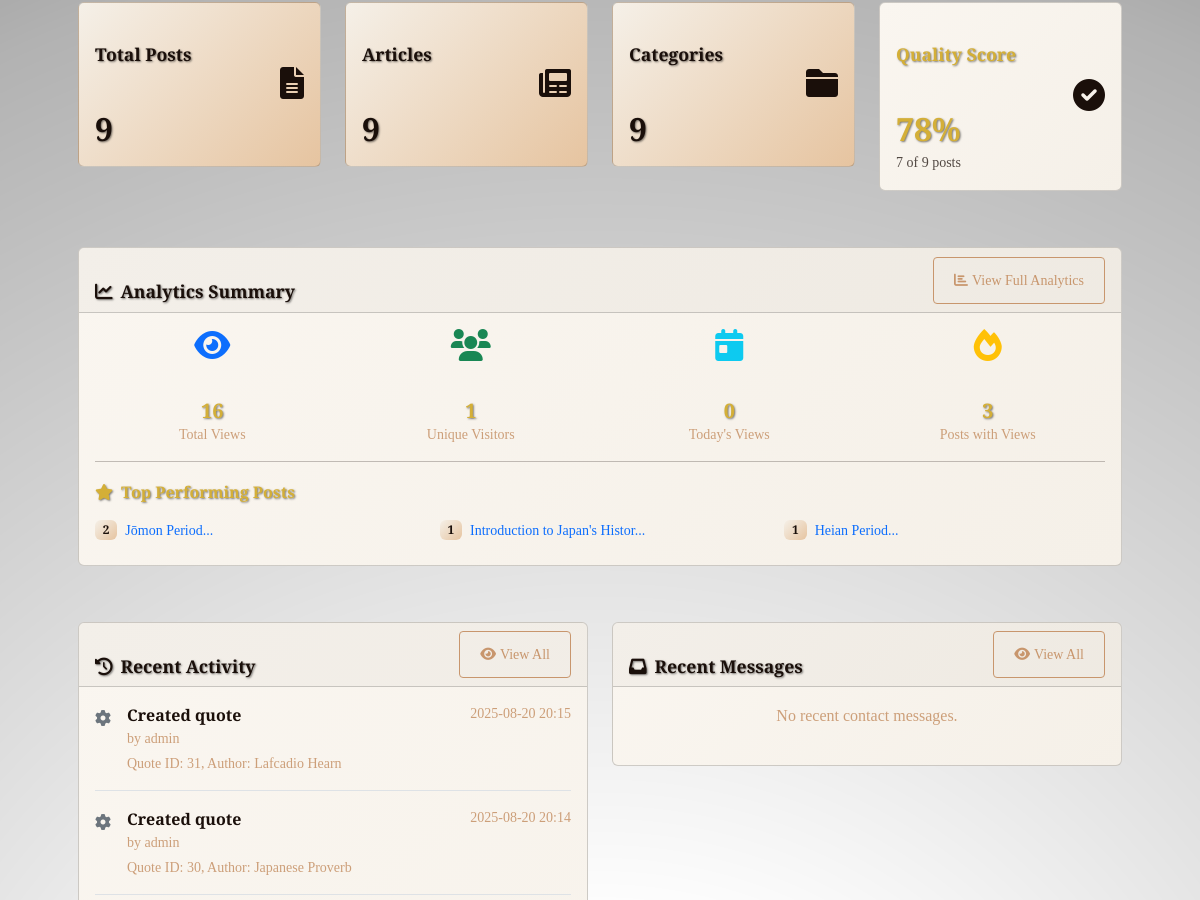
The page /admin (signed in, middle part) on the database as committed earlier.
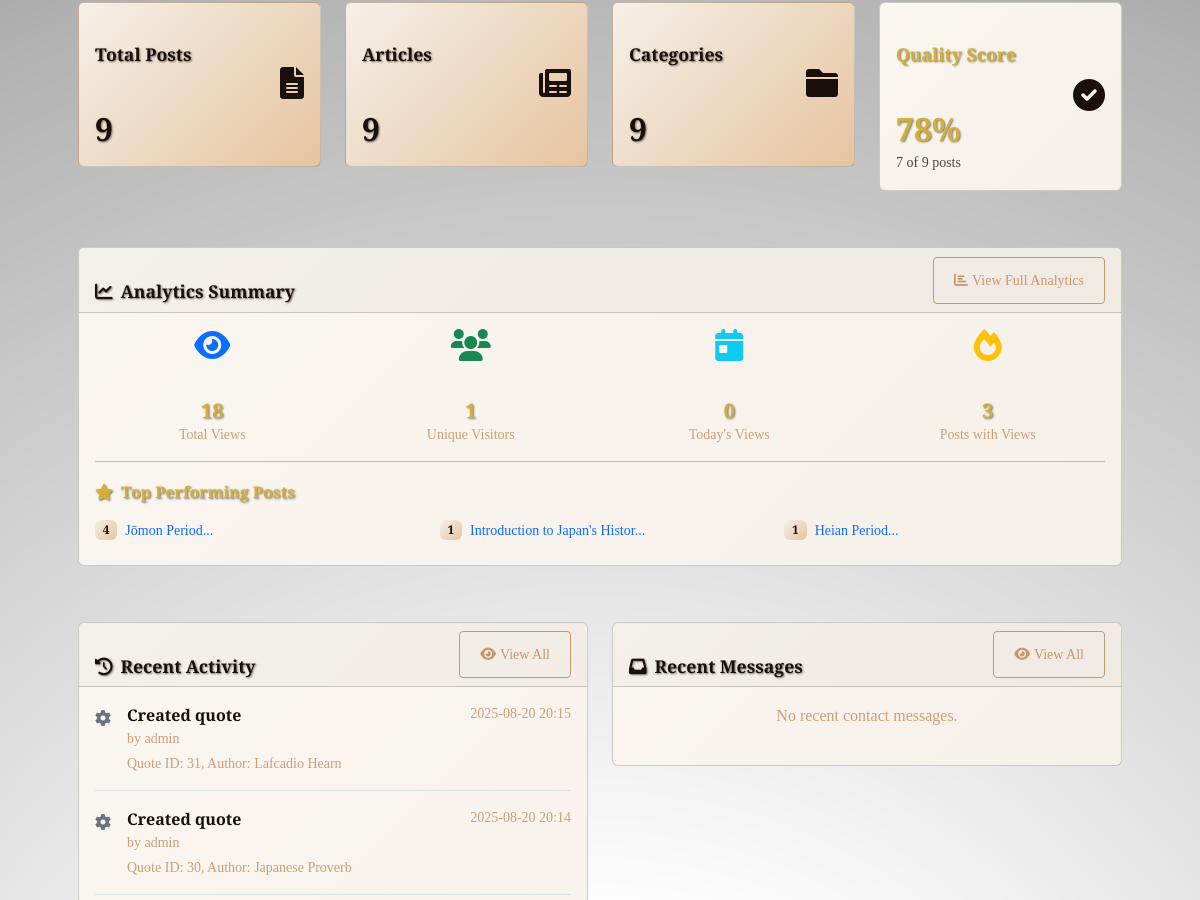
The same page on the database as committed later.
### tables this page shows
CREATE TABLE post_analytics (
                id INTEGER PRIMARY KEY AUTOINCREMENT,
                post_id INTEGER NOT NULL,
                views_count INTEGER DEFAULT 0,
                unique_views INTEGER DEFAULT 0,
                last_viewed TIMESTAMP,
                created_at TIMESTAMP DEFAULT CURRENT_TIMESTAMP,
                updated_at TIMESTAMP DEFAULT CURRENT_TIMESTAMP,
                FOREIGN KEY (post_id) REFERENCES posts (id) ON DELETE CASCADE,
                UNIQUE(post_id)
            );

CREATE TABLE posts (
            id INTEGER PRIMARY KEY AUTOINCREMENT,
            title TEXT NOT NULL,
            content TEXT NOT NULL,
            excerpt TEXT,
            image_filename TEXT,
            post_type TEXT NOT NULL DEFAULT 'article',
            created_at TIMESTAMP DEFAULT CURRENT_TIMESTAMP,
            updated_at TIMESTAMP DEFAULT CURRENT_TIMESTAMP
        , featured BOOLEAN DEFAULT 0, slug TEXT, image_position_x TEXT DEFAULT "center", image_position_y TEXT DEFAULT "center", category_id INTEGER REFERENCES categories(id) ON DELETE SET NULL, status TEXT DEFAULT "published", publish_date TIMESTAMP, template_id INTEGER, meta_description TEXT, meta_keywords TEXT, canonical_url TEXT);

CREATE TABLE activity_log (
                    id INTEGER PRIMARY KEY AUTOINCREMENT,
                    admin_username TEXT NOT NULL,
                    action TEXT NOT NULL,
                    details TEXT,
                    ip_address TEXT,
                    timestamp TIMESTAMP DEFAULT CURRENT_TIMESTAMP
                );

### routes/admin.py (the view)
@admin.route('/admin')
@admin_required
def admin_dashboard():
    posts = PostModel.get_articles_paginated(page=1, per_page=20)  # Get recent posts with category info
    stats = AdminModel.get_post_statistics()
    categories = CategoryModel.get_all_categories()
    recent_activities = ActivityLogModel.get_recent_activities(limit=10)
    recent_contact_messages = ContactModel.get_recent_messages(limit=5)
    all_posts = PostModel.get_articles_paginated(page=1, per_page=1000)  # Get all posts for quality analysis
    quality_stats = {
        'no_image': 0,
        'short_description': 0,
        'short_content': 0,
        'good': 0,
        'total': len(all_posts)
    }
    for post in all_posts:
        has_warnings = False
        if not post['image_filename']:
            quality_stats['no_image'] += 1
            has_warnings = True
        if not post['excerpt'] or len(post['excerpt']) < 50:
            quality_stats['short_description'] += 1
            has_warnings = True
        import re
        clean_content = re.sub('<[^<]+?>', '', post['content'] or '')
        if len(clean_content) < 200:
            quality_stats['short_content'] += 1
            has_warnings = True
        if not has_warnings:
            quality_stats['good'] += 1
    analytics_summary = AnalyticsModel.get_analytics_summary()
    popular_posts = AnalyticsModel.get_popular_posts(limit=5)
    return render_template('admin/dashboard.html',
                         posts=posts,
                         stats=stats,
                         categories=categories,
                         recent_activities=recent_activities,
                         recent_contact_messages=recent_contact_messages,
                         quality_stats=quality_stats,
                         analytics_summary=analytics_summary,
                         popular_posts=popular_posts)

### templates/admin/dashboard.html (shortened to what this page needs)
{% extends "base.html" %}
{% block content %}
<div class="row mb-4">
    <div class="col-md-3">
        <div class="card bg-primary text-white">
            <div class="card-body">
                <div class="d-flex align-items-center">
                    <div class="flex-grow-1">
                        <h5 class="card-title">Total Posts</h5>
                        <h2 class="mb-0">{{ stats.total_posts }}</h2>
                    </div>
                    <div class="flex-shrink-0">
                        <i class="fas fa-file-alt fa-2x"></i>
                    </div>
                </div>
            </div>
        </div>
    </div>
    <div class="col-md-3">
        <div class="card bg-info text-white">
            <div class="card-body">
                <div class="d-flex align-items-center">
                    <div class="flex-grow-1">
                        <h5 class="card-title">Articles</h5>
                        <h2 class="mb-0">{{ stats.total_articles }}</h2>
                    </div>
                    <div class="flex-shrink-0">
                        <i class="fas fa-newspaper fa-2x"></i>
                    </div>
                </div>
            </div>
        </div>
    </div>
    <div class="col-md-3">
        <div class="card bg-success text-white">
            <div class="card-body">
                <div class="d-flex align-items-center">
                    <div class="flex-grow-1">
                        <h5 class="card-title">Categories</h5>
                        <h2 class="mb-0">{{ categories|length }}</h2>
                    </div>
                    <div class="flex-shrink-0">
                        <i class="fas fa-folder fa-2x"></i>
                    </div>
                </div>
            </div>
        </div>
    </div>
    <div class="col-md-3">
        <div class="card {% if quality_stats.total > 0 and (quality_stats.good / quality_stats.total) >= 0.8 %}bg-success{% elif quality_stats.total > 0 and (quality_stats.good / quality_stats.total) >= 0.5 %}bg-warning{% else %}bg-danger{% endif %} text-white">
            <div class="card-body">
                <div class="d-flex align-items-center">
                    <div class="flex-grow-1">
                        <h5 class="card-title">Quality Score</h5>
                        <h2 class="mb-0">
                            {% if quality_stats.total > 0 %}
                                {{ ((quality_stats.good / quality_stats.total) * 100)|round(0)|int }}%
                            {% else %}
                                0%
                            {% endif %}
                        </h2>
                        <small class="opacity-75">{{ quality_stats.good }} of {{ quality_stats.total }} posts</small>
                    </div>
                    <div class="flex-shrink-0">
                        <i class="fas fa-check-circle fa-2x"></i>
                    </div>
                </div>
            </div>
        </div>
    </div>
</div>
{% if analytics_summary %}
<div class="row mb-4">
    <div class="col-12">
        <div class="card">
            <div class="card-header d-flex justify-content-between align-items-center">
                <h5 class="mb-0"><i class="fas fa-chart-line me-2"></i>Analytics Summary</h5>
                <a href="{{ url_for('admin.admin_analytics') }}" class="btn btn-outline-primary btn-sm">
                    <i class="fas fa-chart-bar me-1"></i>View Full Analytics
                </a>
            </div>
            <div class="card-body">
                <div class="row">
                    <div class="col-md-3 text-center">
                        <div class="d-flex flex-column">
                            <i class="fas fa-eye text-primary fa-2x mb-2"></i>
                            <h4 class="mb-0">{{ analytics_summary.total_views }}</h4>
                            <small class="text-muted">Total Views</small>
                        </div>
                    </div>
                    <div class="col-md-3 text-center">
                        <div class="d-flex flex-column">
                            <i class="fas fa-users text-success fa-2x mb-2"></i>
                            <h4 class="mb-0">{{ analytics_summary.unique_visitors }}</h4>
                            <small class="text-muted">Unique Visitors</small>
                        </div>
                    </div>
                    <div class="col-md-3 text-center">
                        <div class="d-flex flex-column">
                            <i class="fas fa-calendar-day text-info fa-2x mb-2"></i>
                            <h4 class="mb-0">{{ analytics_summary.today_views }}</h4>
                            <small class="text-muted">Today's Views</small>
                        </div>
                    </div>
                    <div class="col-md-3 text-center">
                        <div class="d-flex flex-column">
                            <i class="fas fa-fire text-warning fa-2x mb-2"></i>
                            <h4 class="mb-0">{{ analytics_summary.posts_with_views }}</h4>
                            <small class="text-muted">Posts with Views</small>
                        </div>
                    </div>
                </div>
                {% if popular_posts %}
                <hr>
                <h6 class="mb-3"><i class="fas fa-star me-2"></i>Top Performing Posts</h6>
                <div class="row">
                    {% for post in popular_posts[:3] %}
                    <div class="col-md-4">
                        <div class="d-flex align-items-center mb-2">
                            <span class="badge bg-primary me-2">{{ post.views_count }}</span>
                            <small>
                                <a href="{{ url_for('posts.view_post_by_slug', slug=post.slug) if post.slug else url_for('posts.view_post', post_id=post.id) }}"
                                   target="_blank" class="text-decoration-none">
                                    {{ post.title[:30] }}...
                                </a>
                            </small>
                        </div>
                    </div>
                    {% endfor %}
                </div>
                {% endif %}
            </div>
        </div>
    </div>
</div>
{% endif %}
<div class="row mb-4">
    <div class="col-lg-6">
        <div class="card">
            <div class="card-header d-flex justify-content-between align-items-center">
                <h5 class="mb-0"><i class="fas fa-history me-2"></i>Recent Activity</h5>
                <a href="{{ url_for('admin.admin_activity_log') }}" class="btn btn-outline-primary btn-sm">
                    <i class="fas fa-eye me-1"></i>View All
                </a>
            </div>
            <div class="card-body">
                {% if recent_activities %}
                    <div class="activity-timeline">
                        {% for activity in recent_activities %}
                        <div class="activity-item border-bottom pb-3 mb-3">
                            <div class="d-flex align-items-start">
                                <div class="activity-icon me-3 mt-1">
                                    {% if 'Contact Message' in activity.action %}
                                        <i class="fas fa-envelope text-info"></i>
                                    {% elif 'Login' in activity.action %}
                                        <i class="fas fa-sign-in-alt text-success"></i>
                                    {% elif 'Email' in activity.action %}
                                        <i class="fas fa-mail-bulk text-primary"></i>
                                    {% elif 'Post' in activity.action %}
                                        <i class="fas fa-file-alt text-warning"></i>
                                    {% else %}
                                        <i class="fas fa-cog text-secondary"></i>
                                    {% endif %}
                                </div>
                                <div class="activity-content flex-grow-1">
                                    <div class="d-flex justify-content-between align-items-start">
                                        <div>
                                            <strong class="activity-action">{{ activity.action }}</strong>
                                            <div class="activity-user text-muted small">
                                                by {{ activity.admin_username }}
                                            </div>
                                        </div>
                                        <small class="text-muted">
                                            {{ activity.timestamp[:16] }}
                                        </small>
                                    </div>
                                    {% if activity.details %}
                                    <div class="activity-details text-muted small mt-1">
                                        {{ activity.details[:100] }}{% if activity.details|length > 100 %}...{% endif %}
                                    </div>
                                    {% endif %}
                                </div>
                            </div>
                        </div>
                        {% endfor %}
                    </div>
                {% else %}
                    <p class="text-muted text-center">No recent activity found.</p>
                {% endif %}
            </div>
        </div>
    </div>
    <div class="col-lg-6">
        <div class="card">
            <div class="card-header d-flex justify-content-between align-items-center">
                <h5 class="mb-0"><i class="fas fa-inbox me-2"></i>Recent Messages</h5>
                <a href="{{ url_for('admin.admin_contact_messages') }}" class="btn btn-outline-primary btn-sm">
                    <i class="fas fa-eye me-1"></i>View All
                </a>
            </div>
            <div class="card-body">
                {% if recent_contact_messages %}
                    {% for message in recent_contact_messages %}
                    <div class="message-item border-bottom pb-3 mb-3">
                        <div class="d-flex align-items-start">
                            <div class="message-icon me-3 mt-1">
                                <i class="fas fa-user-circle text-primary fa-lg"></i>
                            </div>
                            <div class="message-content flex-grow-1">
                                <div class="d-flex justify-content-between align-items-start">
                                    <div>
                                        <strong class="message-subject">{{ message.subject }}</strong>
                                        <div class="message-from text-muted small">
                                            from {{ message.name }} ({{ message.email }})
                                        </div>
                                    </div>
                                    <small class="text-muted">
                                        {{ message.created_at[:16] }}
                                    </small>
                                </div>
                                <div class="message-preview text-muted small mt-1">
                                    {{ message.message[:80] }}{% if message.message|length > 80 %}...{% endif %}
                                </div>
                                <div class="message-actions mt-2">
                                    <a href="mailto:{{ message.email }}?subject=Re: {{ message.subject }}" class="btn btn-outline-primary btn-xs">
                                        <i class="fas fa-reply me-1"></i>Reply
                                    </a>
                                </div>
                            </div>
                        </div>
                    </div>
                    {% endfor %}
                {% else %}
                    <p class="text-muted text-center">No recent contact messages.</p>
                {% endif %}
            </div>
        </div>
    </div>
</div>
{% endblock %}

### templates/base.html (shortened to what this page needs)
<!DOCTYPE html>
<html lang="en">
<head>
    <link href="https://cdn.jsdelivr.net/npm/bootstrap@5.3.0/dist/css/bootstrap.min.css" rel="stylesheet">
    <link href="https://cdnjs.cloudflare.com/ajax/libs/font-awesome/6.0.0/css/all.min.css" rel="stylesheet">
    <link href="{{ url_for('static', filename='css/style.css') }}" rel="stylesheet">
</head>
<body>
    <main class="content-section">
        <div class="container mt-4">
            {% block content %}{% endblock %}
        </div>
    </main>
    <link href="https://cdn.quilljs.com/1.3.7/quill.snow.css" rel="stylesheet">
</body>
</html>

Rows that differ between the two databases and show on the page:
removed post_analytics: views_count "2", title "Jōmon Period"
added post_analytics: views_count "4", title "Jōmon Period"
Other text that changed with them:
{{ analytics_summary.total_views }}: "16" → "18"
